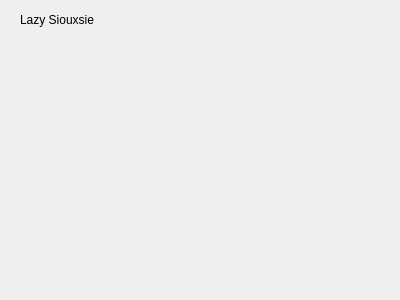
<?xml version="1.0" encoding="UTF-8"?>
<ui version="4.0">
 <class>Form</class>
 <widget class="QWidget" name="Form">
  <property name="geometry">
   <rect>
    <x>0</x>
    <y>0</y>
    <width>400</width>
    <height>300</height>
   </rect>
  </property>
  <property name="windowTitle">
   <string>Form</string>
  </property>
  <widget class="QLabel" name="label">
   <property name="geometry">
    <rect>
     <x>20</x>
     <y>10</y>
     <width>281</width>
     <height>19</height>
    </rect>
   </property>
   <property name="text">
    <string>Lazy Siouxsie</string>
   </property>
  </widget>
 </widget>
 <resources/>
 <connections/>
</ui>
